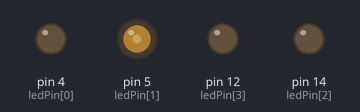
Bench run of a sketch on a simulated Arduino Uno, built with avr-gcc and run on an emulated ATmega328P. Shown: output pins drawn as LEDs (lit = HIGH).

Above: at 0.25 s.
At 0.66 s:
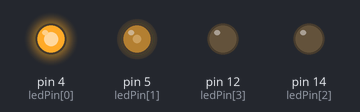
At 2.44 s:
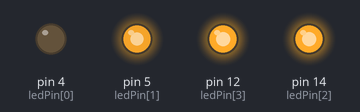
At 3.34 s:
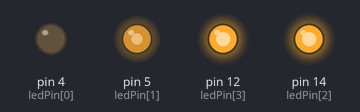
At 5.9 s:
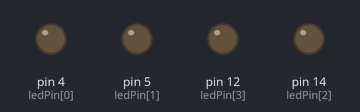
Timing chart, 0 to 7.4 s (numbered marks = the images above):
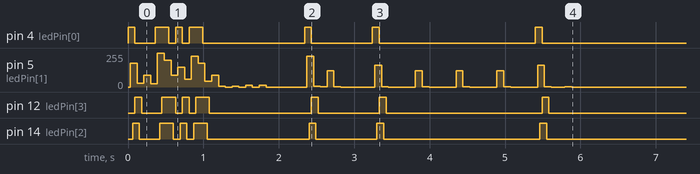

Measured:
- by itself, pin 4 (ledPin[0]): LOW → HIGH at 0.00 s, → LOW 0.09 s later, → HIGH 0.27 s later, → LOW 0.18 s later, … (14 changes in this stretch)
- by itself, pin 12 (ledPin[3]): LOW → HIGH at 0.09 s, → LOW 0.09 s later, → HIGH 0.27 s later, → LOW 0.18 s later, … (14 changes in this stretch)
- by itself, pin 14 (ledPin[2]): LOW → HIGH at 0.06 s, → LOW 0.09 s later, → HIGH 0.27 s later, → LOW 0.18 s later, … (14 changes in this stretch)
- by itself, pin 5 (ledPin[1]): 0/255 → 180/255 at 0.03 s, → 30/255 0.09 s later, → 89/255 0.09 s later, → 23/255 0.09 s later, … (44 changes in this stretch)

The sketch:

test_flicker.ino
```cpp
int ledPin[] = {4,5,14,12};
byte flicker[] = {180, 30, 89, 23, 255, 200, 90, 150, 60, 230, 180, 45, 90};

void setup()
{

 pinMode(ledPin[0], OUTPUT);
 pinMode(ledPin[1], OUTPUT);
 pinMode(ledPin[2], OUTPUT);
 pinMode(ledPin[3], OUTPUT);


}

void loop()
{
for(int i=0; i,7; i++)
{
analogWrite(ledPin[0], flicker[i]);
delay(30);
analogWrite(ledPin[1], flicker[i]);

delay(30);
analogWrite(ledPin[2], flicker[i]);

delay(30);
analogWrite(ledPin[3], flicker[i]);


}
}
```
